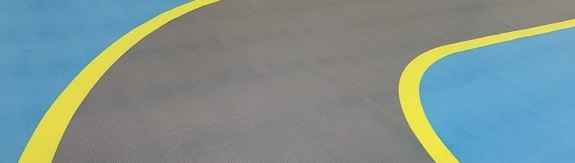
#> input picture turn.jpg, 575 x 163 px
$ python HSV_inRange.py
#> lines starting #> are read from the running program, lines starting #| are printed output that depends on the picture; after the words box and inside, x2 and y2 are one past the last pixel; in counts of white or black regions, pixels touching at a corner belong together
import cv2
import numpy as np
H_min = 22  # HSV提取
H_max = 100#74
S_min = 100
S_max = 255
V_min = 0
V_max = 255

colorLow = np.array([H_min, S_min, V_min])
colorHigh = np.array([H_max, S_max, V_max])
hsv_image = cv2.imread("turn.jpg", flags=1)  # flags=1 读取彩色图像(BGR)
#> hsv_image is the input picture: shape (163, 575, 3); mean B, G, R 144.5, 145.9, 126.9
frame_binary = cv2.inRange(hsv_image, colorLow, colorHigh)  # 图像二值化
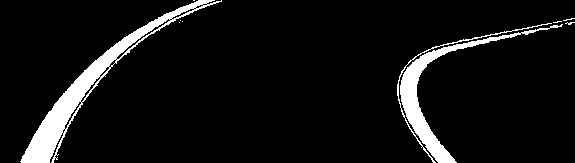
#> frame_binary: shape (163, 575); 7.2% white; 10 white regions (7 under 20 px), largest, box (x1, y1, x2, y2) and area: (20, 0, 222, 163) 3935, (400, 24, 563, 163) 2417, (397, 23, 552, 163) 361

cv2.imshow("cv2Merge", frame_binary)
cv2.imwrite("turn-HSV_inRange.jpg", frame_binary)
cv2.waitKey(0)
cv2.destroyAllWindows()  # 释放所有窗口

$ run again, with 5-20.jpg copied over turn.jpg
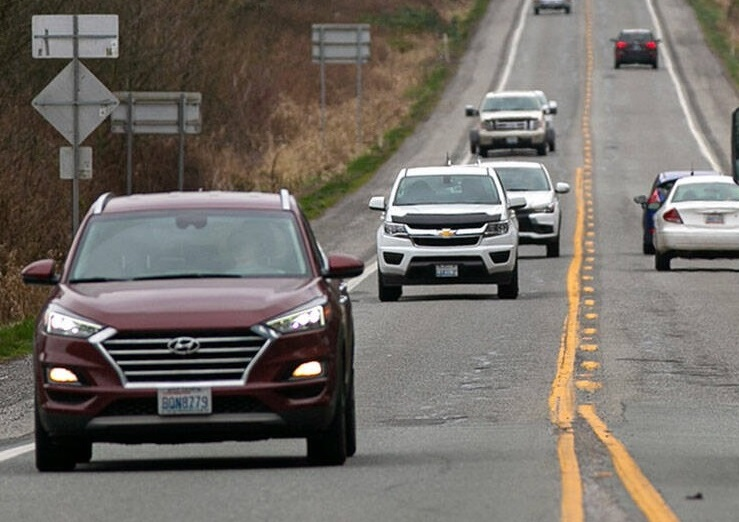
#> input picture 5-20.jpg, 739 x 522 px
#> hsv_image is the input picture: shape (522, 739, 3); mean B, G, R 103.7, 109.7, 115.1
#> `frame_binary = cv2.inRange(hsv_image, colorLow, colorHigh)`:
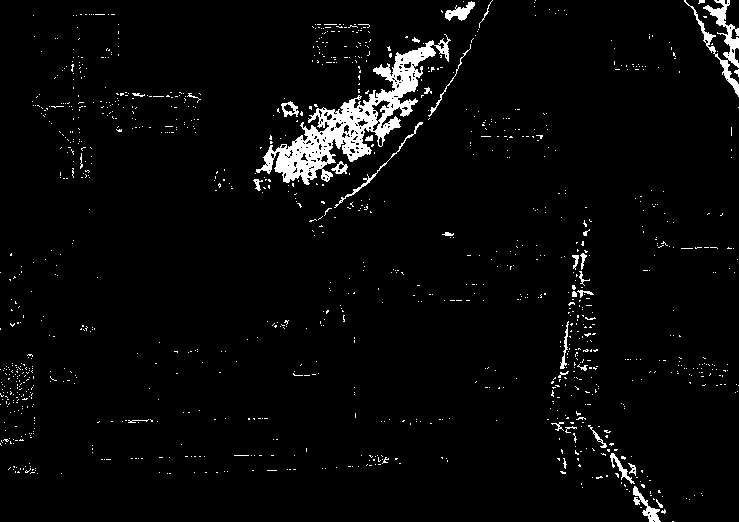
#> frame_binary: shape (522, 739); 3.4% white; 1148 white regions (1112 under 20 px), largest, box (x1, y1, x2, y2) and area: (256, 34, 451, 185) 6597, (684, 0, 739, 97) 1141, (633, 486, 661, 522) 316
